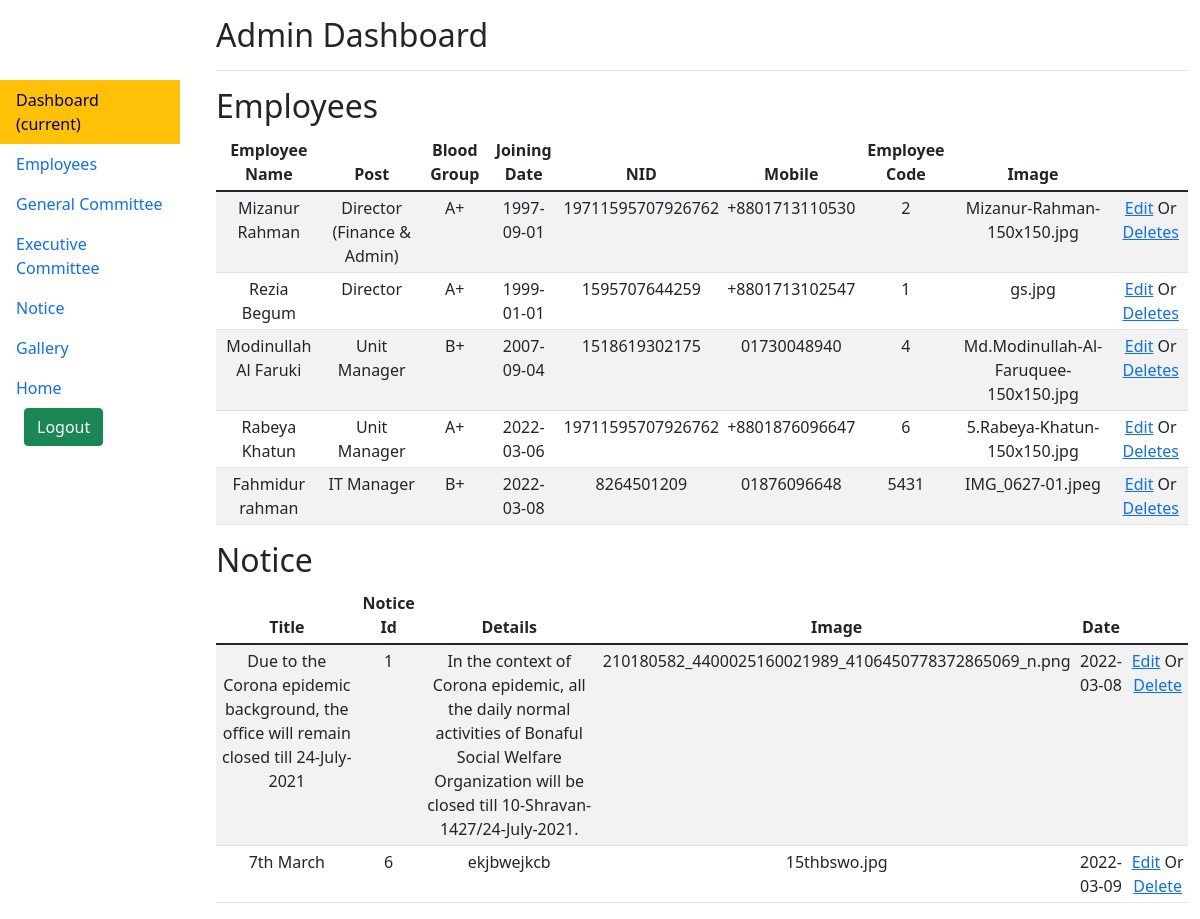
The app's page /admin_dashboard.php (signed in) with its own data.
### tables this page shows
CREATE TABLE `employee` (
  `E_NAME` text DEFAULT NULL,
  `E_POST` text DEFAULT NULL,
  `E_BG` text DEFAULT NULL,
  `E_SDATE` date DEFAULT NULL,
  `E_NID` text DEFAULT NULL,
  `E_MOBILE` text DEFAULT NULL,
  `E_CODE` int(11) DEFAULT NULL,
  `E_IMAGE` text DEFAULT NULL
);

CREATE TABLE `notice` (
  `title` varchar(100) NOT NULL,
  `notice_id` int(11) NOT NULL,
  `details` varchar(1000) NOT NULL,
  `image` varchar(100) NOT NULL,
  `date` date DEFAULT NULL
);

### admin_dashboard.php (the view, shortened to what this page needs)
<?php
include "dbConnection.php";
?>
<!doctype html>
<html lang="en">
<head>
  <link href="https://cdn.jsdelivr.net/npm/bootstrap@5.1.3/dist/css/bootstrap.min.css" rel="stylesheet">
</head>
<body>
  <div class="row">
    <nav style="padding-top: 80px;" class="col-md-2 d-none d-md-block  sidebar">
      <div class="sidebar-sticky">
        <ul class="nav flex-column">
          <li class="nav-item ">
            <a style="color: black" class="nav-link bg-warning active" href="admin_dasboard.php">
              Dashboard <span class="sr-only">(current)</span>
            </a>
          </li>
          <li class="nav-item">
            <a class="nav-link" href="add_employee.php">
              Employees
            </a>
          </li>
          <li class="nav-item">
            <a class="nav-link" href="add_general.php">
              General Committee
            </a>
          </li>
          <li class="nav-item">
            <a class="nav-link" href="add_executive.php">
              Executive Committee
            </a>
          </li>
          <li class="nav-item">
            <a class="nav-link" href="add_notice.php">
              Notice
            </a>
          </li>
          <li class="nav-item">
            <a class="nav-link" href="add_image.php">
              Gallery
            </a>
          </li>
          <li class="nav-item">
            <a class="nav-link" href="home.php">
               Home
            </a>
          </li>
          <li class="nav-item">
            <div class="container">
              <form action='admin_dashboard.php' method='post'>
                <input type='submit' name='logout' value='Logout' class="btn btn-success">
              </form>
            </div>
          </li>
        </ul>
      </div>
    </nav>
    <main role="main" class="col-md-9 ml-sm-auto col-lg-10 px-4">
      <div class="d-flex justify-content-between flex-wrap flex-md-nowrap align-items-center pt-3 pb-2 mb-3 border-bottom">
        <h1 class="h2">Admin Dashboard</h1>
      </div>
      <div class="row">
        <h2>Employees</h2>
        <div style="text-align: center;" class="table-responsive">
          <table class="table table-striped table-sm">
            <thead>
              <tr>
                <th>Employee Name</th>
                <th>Post</th>
                <th>Blood Group</th>
                <th>Joining Date</th>
                <th>NID</th>
                <th>Mobile</th>
                <th>Employee Code</th>
                <th>Image</th>
              </tr>
            </thead>
            <tbody style="margin-top:5px">
              <?php
              $rs = mysqli_query($conn, "SELECT * FROM `employee`");
              while ($row = mysqli_fetch_array($rs)) {
                echo "<tr>";
                echo "<td>";
                echo $row["E_NAME"];
                echo "</td>";
                echo "<td>";
                echo $row["E_POST"];
                echo "</td>";
                echo "<td>";
                echo $row["E_BG"];
                echo "</td>";
                echo "<td>";
                echo $row["E_SDATE"];
                echo "</td>";
                echo "<td>";
                echo $row["E_NID"];
                echo "</td>";
                echo "<td>";
                echo $row["E_MOBILE"];
                echo "</td>";
                echo "<td>";
                echo $row["E_CODE"];
                echo "</td>";
                echo "<td>";
                echo $row["E_IMAGE"];
                echo "</td>";
                echo "<td>"; ?> <a class="btnId" href="edit_employee.php?id=<?php echo $row["E_CODE"] ?>">Edit</a> Or <a class="btnId" href="delete_employee.php?id=<?php echo $row["E_CODE"] ?>">Deletes</a> <?php echo "</td>";
                                                                                                                                                                                                              echo "</tr>";
                                                                                                                                                                                                            }
                                                                                                                                                                                                              ?>
            </tbody>
          </table>
        </div>
        <h2>Notice</h2>
        <div style="text-align: center;" class="table-responsive">
          <table class="table table-striped table-sm">
            <thead>
              <tr>
                <th>Title</th>
                <th>Notice Id</th>
                <th>Details</th>
                <th>Image</th>
                <th>Date</th>
              </tr>
            </thead>
            <tbody style="margin-top:5px">
              <?php
              $rs = mysqli_query($conn, "SELECT * FROM `notice`");
              while ($row = mysqli_fetch_array($rs)) {
                echo "<tr>";
                echo "<td>";
                echo $row["title"];
                echo "</td>";
                echo "<td>";
                echo $row["notice_id"];
                echo "</td>";
                echo "<td>";
                echo $row["details"];
                echo "</td>";
                echo "<td>";
                echo $row["image"];
                echo "</td>";
                echo "<td>";
                echo $row["date"];
                echo "</td>";
                echo "<td>"; ?> <a class="btnId" href="edit_notice.php?id=<?php echo $row["notice_id"] ?>">Edit</a> Or <a class="btnId" href="delete_notice.php?id=<?php echo $row["notice_id"] ?>">Delete</a> <?php echo "</td>";
                                                                                                                                                                                                                echo "</tr>";
                                                                                                                                                                                                              }
                                                                                                                                                                                                                ?>
            </tbody>
          </table>
        </div>
    </main>
  </div>
</body>
</html>

### records on screen
employee: E_NAME "Mizanur Rahman", E_POST "Director (Finance & Admin)", E_BG "A+", E_SDATE "1997-09-01", E_NID "19711595707926762", E_MOBILE "+8801713110530", E_CODE "2", E_IMAGE "Mizanur-Rahman-150x150.jpg"
employee: E_NAME "Rezia Begum", E_POST "Director", E_BG "A+", E_SDATE "1999-01-01", E_NID "1595707644259", E_MOBILE "+8801713102547", E_CODE "1", E_IMAGE "gs.jpg"
employee: E_NAME "Modinullah Al Faruki", E_POST "Unit Manager", E_BG "B+", E_SDATE "2007-09-04", E_NID "1518619302175", E_MOBILE "01730048940", E_CODE "4", E_IMAGE "Md.Modinullah-Al-Faruquee-150x150.jpg"
employee: E_NAME "Rabeya Khatun", E_POST "Unit Manager", E_BG "A+", E_SDATE "2022-03-06", E_NID "19711595707926762", E_MOBILE "+8801876096647", E_CODE "6", E_IMAGE "5.Rabeya-Khatun-150x150.jpg"
employee: E_NAME "Fahmidur rahman", E_POST "IT Manager", E_BG "B+", E_SDATE "2022-03-08", E_NID "8264501209", E_MOBILE "01876096648", E_CODE "5431", E_IMAGE "IMG_0627-01.jpeg"
notice: title "Due to the Corona epidemic background, the office will remain closed till 24-July-2021", notice_id "1", details "In the context of Corona epidemic, all the daily normal activities of Bonaful Social Welfare Organization will be closed till 10-Shravan-1427/24-July-2021.", image "210180582_4400025160021989_4106450778372865069_n.png", date "2022-03-08"
notice: title "7th March", notice_id "6", details "ekjbwejkcb", image "15thbswo.jpg", date "2022-03-09"
